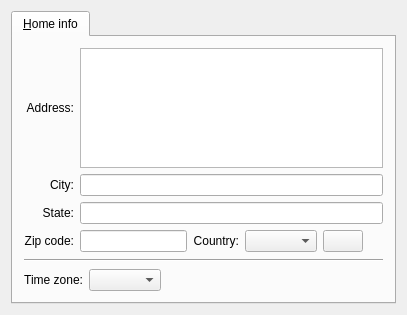
<?xml version="1.0" encoding="UTF-8"?>
<ui version="4.0">
 <class>HomeInfo</class>
 <widget class="QWidget" name="HomeInfo">
  <property name="geometry">
   <rect>
    <x>0</x>
    <y>0</y>
    <width>407</width>
    <height>315</height>
   </rect>
  </property>
  <property name="windowTitle">
   <string>Form1</string>
  </property>
  <layout class="QVBoxLayout">
   <property name="spacing">
    <number>6</number>
   </property>
   <property name="margin">
    <number>11</number>
   </property>
   <item>
    <widget class="QTabWidget" name="TabWidget2">
     <widget class="QWidget" name="tab">
      <attribute name="title">
       <string>&amp;Home info</string>
      </attribute>
      <layout class="QVBoxLayout">
       <property name="spacing">
        <number>6</number>
       </property>
       <property name="margin">
        <number>11</number>
       </property>
       <item>
        <layout class="QGridLayout">
         <property name="margin">
          <number>0</number>
         </property>
         <property name="spacing">
          <number>6</number>
         </property>
         <item row="2" column="0">
          <widget class="QLabel" name="TextLabel3">
           <property name="font">
            <font/>
           </property>
           <property name="text">
            <string>State:</string>
           </property>
           <property name="alignment">
            <set>Qt::AlignRight|Qt::AlignTrailing|Qt::AlignVCenter</set>
           </property>
           <property name="wordWrap">
            <bool>false</bool>
           </property>
          </widget>
         </item>
         <item row="0" column="0">
          <widget class="QLabel" name="TextLabel1">
           <property name="text">
            <string>Address:</string>
           </property>
           <property name="alignment">
            <set>Qt::AlignRight|Qt::AlignTrailing|Qt::AlignVCenter</set>
           </property>
           <property name="wordWrap">
            <bool>false</bool>
           </property>
          </widget>
         </item>
         <item row="2" column="1">
          <widget class="QLineEdit" name="edtState"/>
         </item>
         <item row="3" column="1">
          <layout class="QHBoxLayout">
           <property name="spacing">
            <number>6</number>
           </property>
           <property name="margin">
            <number>0</number>
           </property>
           <item>
            <widget class="QLineEdit" name="edtZip"/>
           </item>
           <item>
            <widget class="QLabel" name="TextLabel5">
             <property name="text">
              <string>Country:</string>
             </property>
             <property name="alignment">
              <set>Qt::AlignRight|Qt::AlignTrailing|Qt::AlignVCenter</set>
             </property>
             <property name="wordWrap">
              <bool>false</bool>
             </property>
            </widget>
           </item>
           <item>
            <widget class="QComboBox" name="cmbCountry"/>
           </item>
           <item>
            <widget class="QPushButton" name="btnWebLocation">
             <property name="sizePolicy">
              <sizepolicy hsizetype="Fixed" vsizetype="Fixed">
               <horstretch>0</horstretch>
               <verstretch>0</verstretch>
              </sizepolicy>
             </property>
             <property name="text">
              <string/>
             </property>
            </widget>
           </item>
           <item>
            <spacer name="Spacer1">
             <property name="orientation">
              <enum>Qt::Horizontal</enum>
             </property>
             <property name="sizeType">
              <enum>QSizePolicy::Expanding</enum>
             </property>
             <property name="sizeHint" stdset="0">
              <size>
               <width>20</width>
               <height>20</height>
              </size>
             </property>
            </spacer>
           </item>
          </layout>
         </item>
         <item row="1" column="0">
          <widget class="QLabel" name="TextLabel2">
           <property name="text">
            <string>City:</string>
           </property>
           <property name="alignment">
            <set>Qt::AlignRight|Qt::AlignTrailing|Qt::AlignVCenter</set>
           </property>
           <property name="wordWrap">
            <bool>false</bool>
           </property>
          </widget>
         </item>
         <item row="1" column="1">
          <widget class="QLineEdit" name="edtCity"/>
         </item>
         <item row="3" column="0">
          <widget class="QLabel" name="TextLabel4">
           <property name="text">
            <string>Zip code:</string>
           </property>
           <property name="alignment">
            <set>Qt::AlignRight|Qt::AlignTrailing|Qt::AlignVCenter</set>
           </property>
           <property name="wordWrap">
            <bool>false</bool>
           </property>
          </widget>
         </item>
         <item row="0" column="1">
          <widget class="QPlainTextEdit" name="edtAddress"/>
         </item>
        </layout>
       </item>
       <item>
        <widget class="Line" name="Line1">
         <property name="minimumSize">
          <size>
           <width>0</width>
           <height>5</height>
          </size>
         </property>
         <property name="frameShape">
          <enum>QFrame::HLine</enum>
         </property>
         <property name="frameShadow">
          <enum>QFrame::Sunken</enum>
         </property>
        </widget>
       </item>
       <item>
        <layout class="QHBoxLayout">
         <property name="spacing">
          <number>6</number>
         </property>
         <property name="margin">
          <number>0</number>
         </property>
         <item>
          <widget class="QLabel" name="TextLabel6">
           <property name="text">
            <string>Time zone:</string>
           </property>
           <property name="alignment">
            <set>Qt::AlignRight|Qt::AlignTrailing|Qt::AlignVCenter</set>
           </property>
           <property name="wordWrap">
            <bool>false</bool>
           </property>
          </widget>
         </item>
         <item>
          <widget class="QComboBox" name="cmbZone"/>
         </item>
         <item>
          <spacer name="Spacer3">
           <property name="orientation">
            <enum>Qt::Horizontal</enum>
           </property>
           <property name="sizeType">
            <enum>QSizePolicy::Expanding</enum>
           </property>
           <property name="sizeHint" stdset="0">
            <size>
             <width>20</width>
             <height>20</height>
            </size>
           </property>
          </spacer>
         </item>
        </layout>
       </item>
      </layout>
     </widget>
    </widget>
   </item>
  </layout>
 </widget>
 <tabstops>
  <tabstop>edtCity</tabstop>
  <tabstop>edtState</tabstop>
  <tabstop>edtZip</tabstop>
  <tabstop>cmbCountry</tabstop>
  <tabstop>cmbZone</tabstop>
  <tabstop>TabWidget2</tabstop>
 </tabstops>
 <resources/>
 <connections/>
</ui>
